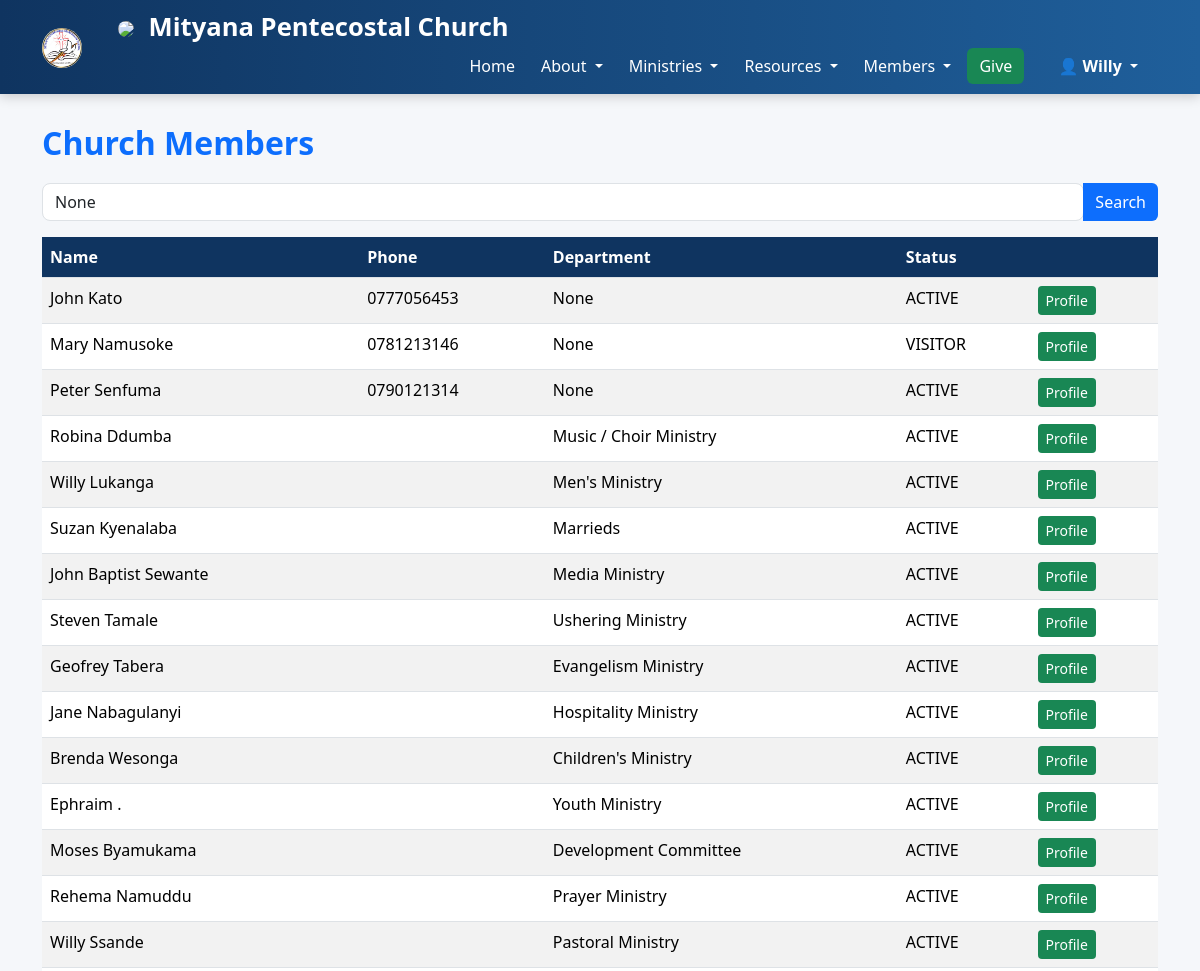
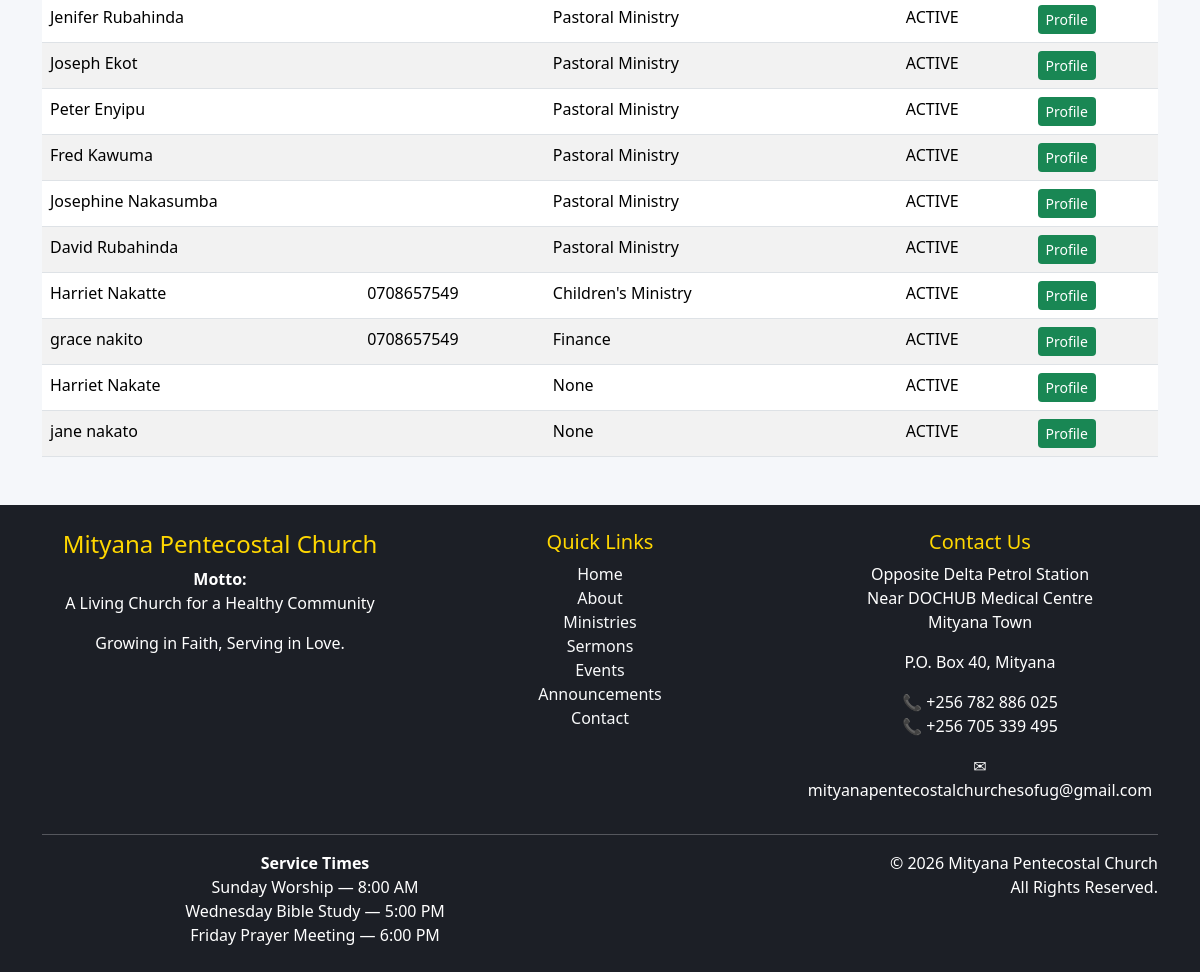
/staff/members/ (signed in), run on the app's committed database (2 pictures, top to bottom).
### accounts/models.py (models this page shows, shortened)
class User(AbstractUser):
    USER_TYPES = [
        ('STAFF', 'Staff'),
        ('VISITOR', 'Visitor'),
    ]
    ROLE_CHOICES = [
        ('MEMBER', 'Member'),
        ('PASTOR', 'Pastor'),
        ('SECRETARY', 'Secretary'),
        ('TREASURER', 'Treasurer'),
        ('MINISTRY_LEADER', 'Ministry Leader'),
        ('INTERCESSOR', 'Intercessor'),
        ('SUPER_ADMIN', 'Super Admin'),
    ]
    phone_number = models.CharField(
        max_length=20,
        blank=True,
        null=True
    )
    user_type = models.CharField(
        max_length=20,
        choices=USER_TYPES,
        default='VISITOR'
    )
    role = models.CharField(
        max_length=30,
        choices=ROLE_CHOICES,
        default='MEMBER'
    )
    profile_photo = models.ImageField(
        upload_to="profiles/",
        blank=True,
        null=True
    )
    position = models.CharField(
        max_length=120,
        blank=True
    )
    biography = models.TextField(
        blank=True
    )
    office = models.CharField(
        max_length=150,
        blank=True
    )
    department = models.CharField(
        max_length=120,
        blank=True
    )
    facebook = models.URLField(
        blank=True,
        null=True
    )
    youtube = models.URLField(
        blank=True,
        null=True
    )
    whatsapp = models.CharField(
        max_length=20,
        blank=True
    )
    date_joined_ministry = models.DateField(
        blank=True,
        null=True
    )
    is_head_leader = models.BooleanField(
        default=False,
        help_text="Check this for the Senior Pastor or overall head of the church."
    )

### members/models.py (models this page shows, shortened)
class Member(models.Model):
    MEMBERSHIP_STATUS = [
        ('ACTIVE', 'Active'),
        ('VISITOR', 'Visitor'),
        ('INACTIVE', 'Inactive'),
    ]
    user = models.OneToOneField(
        settings.AUTH_USER_MODEL,
        on_delete=models.SET_NULL,
        null=True,
        blank=True
    )
    first_name = models.CharField(max_length=100)
    last_name = models.CharField(max_length=100)
    gender = models.CharField(
        max_length=1,
        choices=[
            ('M', 'Male'),
            ('F', 'Female')
        ]
    )
    department = models.ForeignKey(
        Department,
        on_delete=models.SET_NULL,
        null=True,
        blank=True
    )
    role = models.ForeignKey(
    Role,
    on_delete=models.SET_NULL,
    null=True,
    blank=True
    )
    status = models.CharField(
        max_length=20,
        choices=MEMBERSHIP_STATUS,
        default='ACTIVE'
    )
    phone_number = models.CharField(
        max_length=20,
        blank=True
    )
    email = models.EmailField(
        blank=True
    )
    whatsapp_number = models.CharField(
       max_length=20,
       blank=True
    )
    next_of_kin = models.CharField(
       max_length=255,
       blank=True
    )
    next_of_kin_contact = models.CharField(
       max_length=20,
       blank=True
    )
    village = models.CharField(
       max_length=100,
       blank=True
    )
    parish = models.CharField(
       max_length=100,
       blank=True
    )
    sub_county = models.CharField(
       max_length=100,
       blank=True
    )
    district = models.CharField(
       max_length=100,
       blank=True
    )
    birthday = models.DateField(
        null=True,
        blank=True
    )
    MARITAL_STATUS_CHOICES = [
        ('SINGLE', 'Single'),
        ('MARRIED', 'Married'),
        ('DIVORCED', 'Divorced'),
        ('WIDOWED', 'Widowed'),
    ]
    marital_status = models.CharField(
        max_length=20,
        choices=MARITAL_STATUS_CHOICES,
        blank=True
    )
    number_of_children = models.PositiveIntegerField(
        default=0
    )
    occupation = models.CharField(
        max_length=100,
        blank=True
    )
    employer = models.CharField(
        max_length=255,
        blank=True
    )
    place_of_work = models.CharField(
        max_length=255,
        blank=True
    )
    education_level = models.CharField(
        max_length=100,
        blank=True
    )
    is_student = models.BooleanField(
        default=False
    )
    school_name = models.CharField(
        max_length=255,
        blank=True
    )
    is_renting = models.BooleanField(
        default=False
    )
    landlord_name = models.CharField(
        max_length=255,
        blank=True
    )
    date_saved = models.DateField(
        null=True,
        blank=True
    )
    church_where_saved = models.CharField(
        max_length=255,
        blank=True
    )
    is_baptized = models.BooleanField(
        default=False
    )
    baptism_date = models.DateField(
        null=True,
        blank=True
    )
    baptism_place = models.CharField(
        max_length=255,
        blank=True
    )
    former_church = models.CharField(
        max_length=255,
        blank=True
    )
    former_pastor = models.CharField(
        max_length=255,
        blank=True
    )
    previous_ministry = models.CharField(
        max_length=255,
        blank=True
    )
    desired_ministry = models.ForeignKey(
        Department,
        on_delete=models.SET_NULL,
        null=True,
        blank=True,
        related_name='interested_members'
    )
    years_at_mpc = models.PositiveIntegerField(
        default=0
    )
    address = models.CharField(
        max_length=255,
        blank=True
    )
    date_joined = models.DateField(
        null=True,
        blank=True
    )
    is_active = models.BooleanField(
        default=True
    )
    created_at = models.DateTimeField(
        auto_now_add=True
    )

class Department(models.Model):
    name = models.CharField(
        max_length=100,
        unique=True
    )
    description = models.TextField(
        blank=True
    )
    leader = models.ForeignKey(
        'Member',
        on_delete=models.SET_NULL,
        null=True,
        blank=True,
        related_name='led_departments'
    )
    def __str__(self):
        return self.name

### staff/views.py (the view)
@login_required
def member_list(request):
    search = request.GET.get("search")
    members = Member.objects.all()
    if search:
        members = members.filter(
            first_name__icontains=search
        ) | members.filter(
            last_name__icontains=search
        )
    return render(
        request,
        "staff/member_list.html",
        {
            "members": members,
            "search": search
        }
    )

### templates/staff/member_list.html
{% extends 'base.html' %}
{% block content %}
<h2>Church Members</h2>
<form method="get">
<div class="input-group mb-3">
<input
type="text"
name="search"
class="form-control"
placeholder="Search member..."
value="{{ search }}">
<button class="btn btn-primary">
Search
</button>
</div>
</form>
<table class="table table-striped">
<thead>
<tr>
<th>Name</th>
<th>Phone</th>
<th>Department</th>
<th>Status</th>
<th></th>
</tr>
</thead>
<tbody>
{% for member in members %}
<tr>
<td>
{{ member.first_name }}
{{ member.last_name }}
</td>
<td>
{{ member.phone_number }}
</td>
<td>
{{ member.department }}
</td>
<td>
{{ member.status }}
</td>
<td>
<a
href="/staff/members/{{ member.id }}/"
class="btn btn-success btn-sm">
Profile
</a>
</td>
</tr>
{% endfor %}
</tbody>
</table>
{% endblock %}

### templates/base.html (shortened to what this page needs)
{% load static %}
<!DOCTYPE html>
<html>
<head>
    <link href="https://cdn.jsdelivr.net/npm/bootstrap@5.3.3/dist/css/bootstrap.min.css"
          rel="stylesheet">
    <link rel="stylesheet"
          href="{% static 'css/style.css' %}">
</head>
<body>
<nav class="navbar navbar-expand-lg navbar-dark bg-dark sticky-top">
    <div class="container">
        <a class="navbar-brand fw-bold" href="/">
            <img src="/static/images/logo2.jpeg"
                height="40"
                class="me-2">
        </a>
    <div class="container">
        <a class="navbar-brand fw-bold" href="/">
            <img src="{% static 'images/logo.png' %}"
                 height="45"
                 class="me-2">
            Mityana Pentecostal Church
        </a>
        <div class="collapse navbar-collapse"
             id="navbarNav">
            <ul class="navbar-nav ms-auto align-items-center">
                <li class="nav-item">
                    <a class="nav-link" href="/">
                        Home
                    </a>
                </li>
                <li class="nav-item dropdown">
                    <a class="nav-link dropdown-toggle"
                    href="#"
                    role="button"
                    data-bs-toggle="dropdown">
                        About
                    </a>
                </li>
                <li class="nav-item dropdown">
                    <a class="nav-link dropdown-toggle"
                    href="#"
                    role="button"
                    data-bs-toggle="dropdown">
                        Ministries
                    </a>
                </li>
                <li class="nav-item dropdown">
                    <a class="nav-link dropdown-toggle"
                    href="#"
                    role="button"
                    data-bs-toggle="dropdown">
                        Resources
                    </a>
                </li>
                <li class="nav-item dropdown">
                    <a class="nav-link dropdown-toggle"
                    href="#"
                    role="button"
                    data-bs-toggle="dropdown">
                        Members
                    </a>
                </li>
                <li class="nav-item ms-2">
                    <a href="#"
                    class="btn btn-success">
                        Give
                    </a>
                </li>
                {% if user.is_authenticated %}
                <li class="nav-item dropdown ms-3">
                    <a class="nav-link dropdown-toggle fw-bold"
                    href="#"
                    role="button"
                    data-bs-toggle="dropdown">
                        👤
                        {{ user.first_name|default:user.username }}
                    </a>
                </li>
                {% endif %}
            </ul>
        </div>
    </div>
</nav>
<div class="container mt-4">
    {% block content %}
    {% endblock %}
</div>
<footer class="footer mt-5">
    <div class="container">
        <div class="row">
            <div class="col-md-4">
                <h4>Mityana Pentecostal Church</h4>
                <p>
                    <strong>Motto:</strong><br>
                    A Living Church for a Healthy Community
                </p>
                <p>
                    Growing in Faith, Serving in Love.
                </p>
            </div>
            <div class="col-md-4">
                <h5>Quick Links</h5>
                <ul class="list-unstyled">
                    <li><a href="/">Home</a></li>
                    <li><a href="/about/">About</a></li>
                    <li><a href="/ministries/">Ministries</a></li>
                    <li><a href="/sermons/">Sermons</a></li>
                    <li><a href="/events/">Events</a></li>
                    <li><a href="/announcements/">Announcements</a></li>
                    <li><a href="/contact/">Contact</a></li>
                </ul>
            </div>
            <div class="col-md-4">
                <h5>Contact Us</h5>
                <p>
                    Opposite Delta Petrol Station<br>
                    Near DOCHUB Medical Centre<br>
                    Mityana Town
                </p>
                <p>
                    P.O. Box 40, Mityana
                </p>
                <p>
                    📞 +256 782 886 025<br>
                    📞 +256 705 339 495
                </p>
                <p>
                    ✉ mityanapentecostalchurchesofug@gmail.com
                </p>
            </div>
        </div>
        <hr>
        <div class="row">
            <div class="col-md-6">
                <strong>Service Times</strong><br>
                Sunday Worship — 8:00 AM<br>
                Wednesday Bible Study — 5:00 PM<br>
                Friday Prayer Meeting — 6:00 PM
            </div>
            <div class="col-md-6 text-end">
                © 2026 Mityana Pentecostal Church<br>
                All Rights Reserved.
            </div>
        </div>
    </div>
</footer>
</body>
</html>

### static/css/style.css (style rules this page uses)
body { background-color: #f5f7fa; font-family: "Segoe UI", Arial, sans-serif; color: #333; margin: 0; padding: 0; }
.navbar { background: linear-gradient( 90deg, #0f3460, #1f5f9b ) !important; box-shadow: 0 2px 10px rgba( 0, 0, 0, 0.15 ); }
.navbar-brand { font-size: 1.6rem; font-weight: bold; color: white !important; }
.navbar-brand img { border-radius: 50%; }
.nav-link { color: white !important; font-size: 1rem; font-weight: 500; margin-left: 10px; }
.btn-primary { background-color: #0d6efd; border: none; }
.btn-success { background-color: #198754; border: none; }
h2 { color: #0d6efd; font-weight: bold; margin-top: 30px; margin-bottom: 20px; }
h4 { color: #0f3460; }
.table { background: white; border-radius: 10px; }
.table th { background-color: #0f3460; color: white; }
input, select, textarea { border-radius: 8px !important; }
.footer { margin-top: 60px; padding: 25px; text-align: center; background-color: #1c1f26; color: white; }
.footer a { color: #f8f9fa; text-decoration: none; }
.footer h4, .footer h5 { color: gold; }
.navbar { box-shadow: 0 2px 12px rgba(0,0,0,.2); }

### data on the page
User: first_name "Willy"
Member: first_name "John", last_name "Kato", phone_number "0777056453", department "None", status "ACTIVE"
Member: first_name "Mary", last_name "Namusoke", phone_number "0781213146", department "None", status "VISITOR"
Member: first_name "Peter", last_name "Senfuma", phone_number "0790121314", department "None", status "ACTIVE"
Member: first_name "Robina", last_name "Ddumba", department "Music / Choir Ministry", status "ACTIVE"
Member: first_name "Willy", last_name "Lukanga", department "Men's Ministry", status "ACTIVE"
Member: first_name "Suzan", last_name "Kyenalaba", department "Marrieds", status "ACTIVE"
Member: first_name "John Baptist", last_name "Sewante", department "Media Ministry", status "ACTIVE"
Member: first_name "Steven", last_name "Tamale", department "Ushering Ministry", status "ACTIVE"
Member: first_name "Geofrey", last_name "Tabera", department "Evangelism Ministry", status "ACTIVE"
Member: first_name "Jane", last_name "Nabagulanyi", department "Hospitality Ministry", status "ACTIVE"
Member: first_name "Brenda", last_name "Wesonga", department "Children's Ministry", status "ACTIVE"
Member: first_name "Ephraim", last_name ".", department "Youth Ministry", status "ACTIVE"
Member: first_name "Moses", last_name "Byamukama", department "Development Committee", status "ACTIVE"
Member: first_name "Rehema", last_name "Namuddu", department "Prayer Ministry", status "ACTIVE"
Member: first_name "Willy", last_name "Ssande", department "Pastoral Ministry", status "ACTIVE"
Member: first_name "Jenifer", last_name "Rubahinda", department "Pastoral Ministry", status "ACTIVE"
Member: first_name "Joseph", last_name "Ekot", department "Pastoral Ministry", status "ACTIVE"
Member: first_name "Peter", last_name "Enyipu", department "Pastoral Ministry", status "ACTIVE"
Member: first_name "Fred", last_name "Kawuma", department "Pastoral Ministry", status "ACTIVE"
Member: first_name "Josephine", last_name "Nakasumba", department "Pastoral Ministry", status "ACTIVE"
Member: first_name "David", last_name "Rubahinda", department "Pastoral Ministry", status "ACTIVE"
Member: first_name "Harriet", last_name "Nakatte", phone_number "0708657549", department "Children's Ministry", status "ACTIVE"
Member: first_name "grace", last_name "nakito", phone_number "0708657549", department "Finance", status "ACTIVE"
Member: first_name "Harriet", last_name "Nakate", department "None", status "ACTIVE"
Member: first_name "jane", last_name "nakato", department "None", status "ACTIVE"
